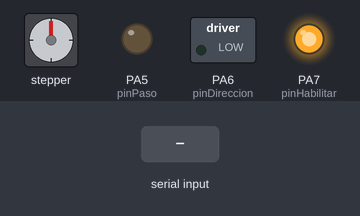
The sketch below on a simulated STM32 Blue Pill. Shown: stepper motor, switched loads named in the sketch (green lamp = pin HIGH), output pins drawn as LEDs (lit = HIGH). The inputs (shaded band) are chosen by the test bench. Stepper angles assume 200 steps per turn.

Above: at 1.2 s.
1.3 s: "HOME\n" received over the second serial link
At 2.1 s:
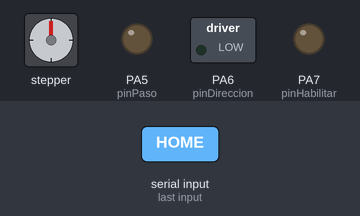
2.8 s: "M90\n" received over the second serial link
At 6.9 s:
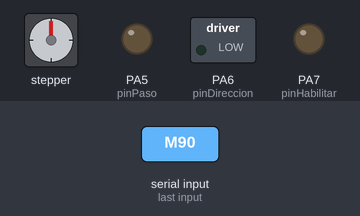
7.9 s: "M,45\n" received over the second serial link
At 8.5 s:
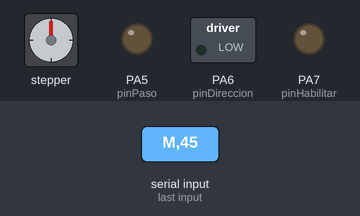
10.9 s: "M90\n" received over the second serial link
13.9 s: "M\n" received over the second serial link
Timing chart, 0 to 20.3 s (numbered marks = the images above; inputs shaded):
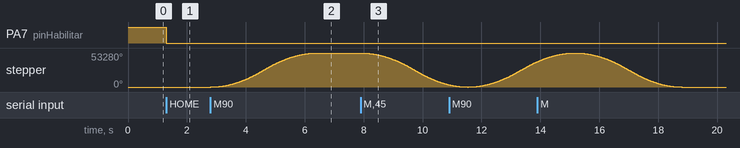

The sketch:

Nema17_control_giro_multiples_angulos_matlab.ino
```cpp
#include <AccelStepper.h>
#include <Wire.h>
#include "AS5600.h"

// --- Constantes ---
const float RAW_A_GRADOS = 360.0 / 4096.0;
const int pinPaso = PA5;
const int pinDireccion = PA6;
const int pinHabilitar = PA7;

const float PASOS_POR_REV_MOTOR = 200.0;
const int MICROPASOS = 16;
const float RELACION_REDUCTOR = 37.0;
const float PASOS_POR_REV_SALIDA = (PASOS_POR_REV_MOTOR * MICROPASOS) * RELACION_REDUCTOR;
const float PASOS_POR_GRADO_SALIDA = PASOS_POR_REV_SALIDA / 360.0;
const int MAX_PUNTOS_LOG = 500;

const float VELOCIDAD_MAXIMA = 1000.0 * MICROPASOS;
const float ACELERACION = 600.0 * MICROPASOS;

// --- Objetos ---
AccelStepper motorPasoAPaso(AccelStepper::DRIVER, pinPaso, pinDireccion);
AS5600 encoder; // El encoder ahora se usa solo para verificación

// --- Variables Globales ---
// Ya no necesitamos las variables de seguimiento del encoder para el control
bool homingCompletado = false;

// Variables para el logging
float log_angulos[MAX_PUNTOS_LOG];
unsigned long log_tiempo[MAX_PUNTOS_LOG];
int puntos_log_actuales = 0;
bool registrando_datos = false;
unsigned long tiempo_inicio_ensayo = 0;

// ==========================================================
// --- FUNCIONES AUXILIARES ---
// ==========================================================

void iniciarRegistro() {
  puntos_log_actuales = 0;
  registrando_datos = true;
  tiempo_inicio_ensayo = millis();
  Serial1.println("OK;Registro iniciado.");
}

void finalizarYEnviarRegistro() {
  registrando_datos = false;
  Serial1.println("--- INICIO_DATOS ---");
  for (int i = 0; i < puntos_log_actuales; i++) {
    Serial1.print(log_tiempo[i]);
    Serial1.print(",");
    Serial1.println(log_angulos[i], 4);
  }
  Serial1.println("--- FIN_DATOS ---");
  puntos_log_actuales = 0;
}

// Mueve el motor a una POSICIÓN ABSOLUTA en pasos y espera a que termine.
void moverA_PasosAbsolutos(long pasos_objetivo) {
  motorPasoAPaso.moveTo(pasos_objetivo); // Usamos moveTo para posiciones absolutas

  while (motorPasoAPaso.distanceToGo() != 0) {
    motorPasoAPaso.run();
  }

  // Si estamos registrando, guardamos un punto de datos al finalizar el movimiento
  if (registrando_datos && (puntos_log_actuales < MAX_PUNTOS_LOG)) {
    // Calculamos el ángulo real desde la posición en pasos de la librería
    float angulo_real = (float)motorPasoAPaso.currentPosition() / PASOS_POR_GRADO_SALIDA;
    log_angulos[puntos_log_actuales] = angulo_real;
    log_tiempo[puntos_log_actuales] = millis() - tiempo_inicio_ensayo;
    puntos_log_actuales++;
  }
}

// ==========================================================
// --- SETUP ---
// ==========================================================
void setup() {
  Serial1.begin(115200);
  Wire.begin();

  pinMode(pinPaso, OUTPUT);
  pinMode(pinDireccion, OUTPUT);
  pinMode(pinHabilitar, OUTPUT);

  digitalWrite(pinHabilitar, HIGH);

  encoder.begin();
  if (!encoder.isConnected()) {
    Serial1.println("ERROR: Encoder no detectado!");
    while (1);
  }

  Serial1.println("--- MODO CALIBRACION MANUAL ---");
  Serial1.println("Alinee manualmente y envie 'h' para establecer el Home.");
}

// ==========================================================
// --- LOOP PRINCIPAL ---
// ==========================================================
void loop() {
  // --- FASE 1: ESPERANDO CALIBRACIÓN DE HOME ---
  if (!homingCompletado) {
    if (Serial1.available() > 0) {
      char comando = Serial1.read();
      if (comando == 'h' || comando == 'H') {
        Serial1.println("\nComando 'h' recibido. Estableciendo Home...");

        motorPasoAPaso.setCurrentPosition(0); // Definimos la posición actual como CERO
        digitalWrite(pinHabilitar, LOW);

        Serial1.println("--- MODO OPERACION NORMAL ---");
        motorPasoAPaso.setMaxSpeed(VELOCIDAD_MAXIMA);
        motorPasoAPaso.setAcceleration(ACELERACION);
        homingCompletado = true;
      }
    }
    return;
  }

  // --- FASE 2: PROCESAMIENTO DE COMANDOS ---
  if (Serial1.available() > 0) {
    String comando_completo = Serial1.readStringUntil('\n');
    comando_completo.trim();

    if (comando_completo.startsWith("M")) {
      float angulo_obj_absoluto = comando_completo.substring(1).toFloat();
      Serial1.print("OK;Moviendo a angulo absoluto: "); Serial1.println(angulo_obj_absoluto);

      // Convertimos el ángulo deseado a una posición absoluta en pasos
      long pasos_objetivo = round(angulo_obj_absoluto * PASOS_POR_GRADO_SALIDA);

      moverA_PasosAbsolutos(pasos_objetivo);
      Serial1.println("OK;Movimiento completado.");
    }
    else if (comando_completo.equalsIgnoreCase("START")) {
      iniciarRegistro();
    }
    else if (comando_completo.equalsIgnoreCase("GETDATA")) {
      finalizarYEnviarRegistro();
    }
    else if (comando_completo.equalsIgnoreCase("HOME")) {
        Serial1.println("OK;Volviendo a posicion Home (0)...");
        // La orden es simple: ve a la posición absoluta CERO.
        moverA_PasosAbsolutos(0);
        Serial1.println("OK;En posicion Home.");
    }
  }
}
```

Measured:
- after the input at 1.3 s, PA7 (pinHabilitar): HIGH → LOW at once
- after the input at 2.8 s, stepper: turns 53280° clockwise in 3.6 s, starting at once
- after the input at 7.9 s, stepper: keeps turning counter-clockwise at about 16643°/s, starting at once
